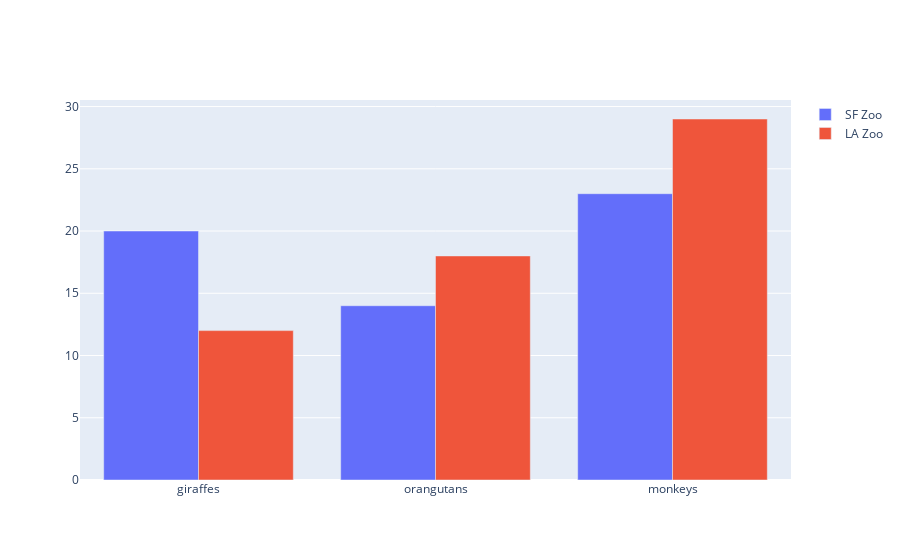

Notebook cell for this chart:
### Code cell
import plotly.graph_objects as go
animals=['giraffes', 'orangutans', 'monkeys']

fig = go.Figure(data=[
    go.Bar(name='SF Zoo', x=animals, y=[20, 14, 23]),
    go.Bar(name='LA Zoo', x=animals, y=[12, 18, 29])
])
# Change the bar mode
fig.update_layout(barmode='group')
fig.show()

### Figure 1 — Plotly figure (JSON) as saved in the notebook; plotly's stock layout.template omitted (floating-point values rounded to 4 significant figures)
{"data": [{"name": "SF Zoo", "type": "bar", "x": ["giraffes", "orangutans", "monkeys"], "y": [20, 14, 23]}, {"name": "LA Zoo", "type": "bar", "x": ["giraffes", "orangutans", "monkeys"], "y": [12, 18, 29]}], "layout": {"barmode": "group"}}
